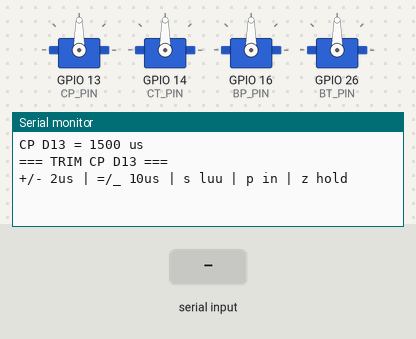
A sketch run on a simulated ESP32. On the bench: 4 × servo, the last lines printed to the serial monitor. The inputs (shaded band) are chosen by the test bench. EEPROM starts erased.

Above: at 1.6 s.
1.7 s: "s" received over Serial
At 2.5 s:
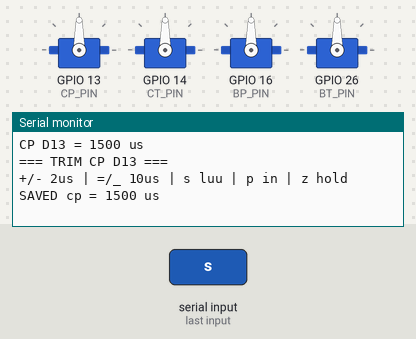
3.2 s: "p" received over Serial
At 4.0 s:
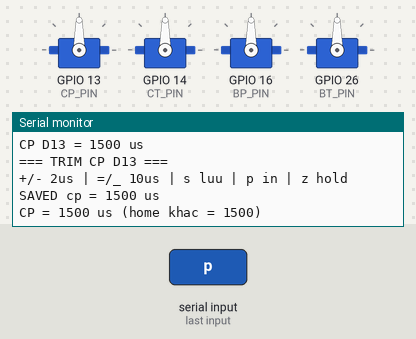

The sketch:

servo_smoke.ino
```cpp
/*
 * Trim tinh CP (chan phai) D13 — sau Otto home.
 * CT/BP/BT: hold 90 (khong trim).
 *
 * Serial 115200:
 *   + / -   ±2 us (tinh)
 *   = / _   ±10 us
 *   s       luu NVS key "cp"
 *   z       hold lai
 *   p       in
 */

#include <ESP32Servo.h>
#include <Preferences.h>

#define CP_PIN 13
#define CT_PIN 14
#define BP_PIN 16
#define BT_PIN 26

const int DEFAULT_US = 1500;

Preferences prefs;
Servo cp, ct, bp, bt;
int cpUs = DEFAULT_US;

int usFromDeg(int deg) {
  return 500 + (constrain(deg, 0, 180) * 2000) / 180;
}

void holdOthers90() {
  ct.writeMicroseconds(DEFAULT_US);
  bp.writeMicroseconds(DEFAULT_US);
  bt.writeMicroseconds(DEFAULT_US);
}

void applyCp() {
  cp.writeMicroseconds(cpUs);
  Serial.printf("CP D13 = %d us\n", cpUs);
}

void setup() {
  Serial.begin(115200);
  delay(400);
  prefs.begin("servo", true);
  cpUs = prefs.getInt("cp", DEFAULT_US);
  prefs.end();

  cp.setPeriodHertz(50);
  ct.setPeriodHertz(50);
  bp.setPeriodHertz(50);
  bt.setPeriodHertz(50);
  cp.attach(CP_PIN, 500, 2500);
  ct.attach(CT_PIN, 500, 2500);
  bp.attach(BP_PIN, 500, 2500);
  bt.attach(BT_PIN, 500, 2500);

  holdOthers90();
  applyCp();
  Serial.println("=== TRIM CP D13 ===");
  Serial.println("+/- 2us | =/_ 10us | s luu | p in | z hold");
}

void loop() {
  while (Serial.available()) {
    char c = Serial.read();
    if (c == '+' || c == '.') {
      cpUs = constrain(cpUs + 2, 500, 2500);
      applyCp();
    } else if (c == '-' || c == ',') {
      cpUs = constrain(cpUs - 2, 500, 2500);
      applyCp();
    } else if (c == '=' ) {
      cpUs = constrain(cpUs + 10, 500, 2500);
      applyCp();
    } else if (c == '_') {
      cpUs = constrain(cpUs - 10, 500, 2500);
      applyCp();
    } else if (c == 's' || c == 'S') {
      prefs.begin("servo", false);
      prefs.putInt("cp", cpUs);
      prefs.end();
      Serial.printf("SAVED cp = %d us\n", cpUs);
    } else if (c == 'p' || c == 'P') {
      Serial.printf("CP = %d us (home khac = %d)\n", cpUs, DEFAULT_US);
    } else if (c == 'z' || c == 'Z') {
      holdOthers90();
      applyCp();
      Serial.println("hold");
    }
  }
  delay(20);
}
```

Measured:
- after the input at 1.7 s, the serial monitor: prints a new line at once (image 1)
- after the input at 3.2 s, the serial monitor: prints a new line at once (image 2)
